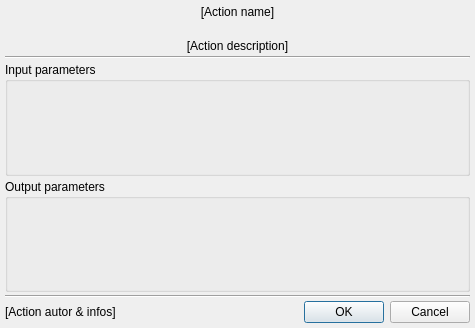
<?xml version="1.0" encoding="UTF-8"?>
<ui version="4.0">
 <class>ActionDialog</class>
 <widget class="QDialog" name="ActionDialog">
  <property name="geometry">
   <rect>
    <x>0</x>
    <y>0</y>
    <width>475</width>
    <height>328</height>
   </rect>
  </property>
  <property name="windowTitle">
   <string>Edit action</string>
  </property>
  <layout class="QVBoxLayout" name="verticalLayout" stretch="0,0,0,0,1,1,0,0">
   <property name="spacing">
    <number>3</number>
   </property>
   <property name="margin">
    <number>5</number>
   </property>
   <item>
    <widget class="QLabel" name="actionName">
     <property name="text">
      <string notr="true">[Action name]</string>
     </property>
     <property name="alignment">
      <set>Qt::AlignCenter</set>
     </property>
    </widget>
   </item>
   <item>
    <widget class="QLabel" name="actionIcon">
     <property name="text">
      <string notr="true"/>
     </property>
     <property name="pixmap">
      <pixmap resource="actionaz.qrc">:/icons/warning.png</pixmap>
     </property>
     <property name="alignment">
      <set>Qt::AlignCenter</set>
     </property>
    </widget>
   </item>
   <item>
    <widget class="QLabel" name="actionDescription">
     <property name="text">
      <string notr="true">[Action description]</string>
     </property>
     <property name="alignment">
      <set>Qt::AlignCenter</set>
     </property>
    </widget>
   </item>
   <item>
    <widget class="Line" name="line">
     <property name="orientation">
      <enum>Qt::Horizontal</enum>
     </property>
    </widget>
   </item>
   <item>
    <widget class="QGroupBox" name="groupBox">
     <property name="title">
      <string>Input parameters</string>
     </property>
     <layout class="QVBoxLayout" name="verticalLayout_2">
      <property name="spacing">
       <number>5</number>
      </property>
      <property name="margin">
       <number>5</number>
      </property>
      <item>
       <layout class="QFormLayout" name="inputParametersLayout"/>
      </item>
     </layout>
    </widget>
   </item>
   <item>
    <widget class="QGroupBox" name="groupBox_2">
     <property name="title">
      <string>Output parameters</string>
     </property>
     <layout class="QVBoxLayout" name="verticalLayout_3">
      <property name="spacing">
       <number>5</number>
      </property>
      <property name="margin">
       <number>5</number>
      </property>
      <item>
       <layout class="QFormLayout" name="outputParametersLayout"/>
      </item>
     </layout>
    </widget>
   </item>
   <item>
    <widget class="Line" name="line_2">
     <property name="orientation">
      <enum>Qt::Horizontal</enum>
     </property>
    </widget>
   </item>
   <item>
    <layout class="QHBoxLayout" name="horizontalLayout" stretch="1,0">
     <item>
      <widget class="QLabel" name="actionInfo">
       <property name="text">
        <string notr="true">[Action autor &amp; infos]</string>
       </property>
       <property name="openExternalLinks">
        <bool>true</bool>
       </property>
      </widget>
     </item>
     <item>
      <widget class="QDialogButtonBox" name="buttonBox">
       <property name="orientation">
        <enum>Qt::Horizontal</enum>
       </property>
       <property name="standardButtons">
        <set>QDialogButtonBox::Cancel|QDialogButtonBox::Ok</set>
       </property>
      </widget>
     </item>
    </layout>
   </item>
  </layout>
 </widget>
 <resources>
  <include location="actionaz.qrc"/>
 </resources>
 <connections>
  <connection>
   <sender>buttonBox</sender>
   <signal>accepted()</signal>
   <receiver>ActionDialog</receiver>
   <slot>accept()</slot>
   <hints>
    <hint type="sourcelabel">
     <x>248</x>
     <y>254</y>
    </hint>
    <hint type="destinationlabel">
     <x>157</x>
     <y>274</y>
    </hint>
   </hints>
  </connection>
  <connection>
   <sender>buttonBox</sender>
   <signal>rejected()</signal>
   <receiver>ActionDialog</receiver>
   <slot>reject()</slot>
   <hints>
    <hint type="sourcelabel">
     <x>316</x>
     <y>260</y>
    </hint>
    <hint type="destinationlabel">
     <x>286</x>
     <y>274</y>
    </hint>
   </hints>
  </connection>
 </connections>
</ui>
